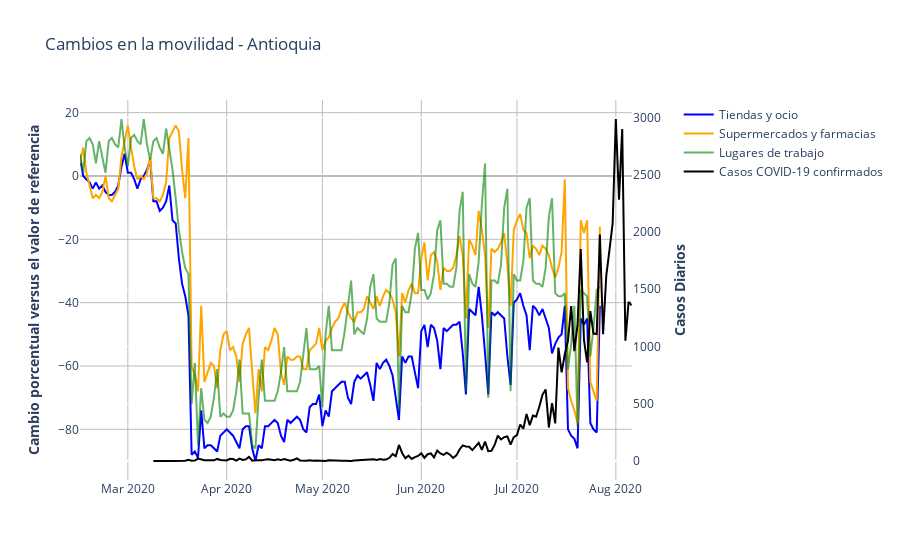

The notebook cell this image was saved under:
### Markdown cell above
## Casos confirmados y Movilidad de Google

Antioquia

### Code cell
df_g_colA=df_g_col[ df_g_col["sub_region_1"] == "Antioquia" ]

fig = make_subplots(specs=[[{"secondary_y": True}]],)

fig.add_trace(go.Scatter(
                x=df_g_colA.date,
                y=df_g_colA['retail_and_recreation_percent_change_from_baseline'],
                name="Tiendas y ocio",
                line_color='Blue',
                opacity=1), secondary_y=False,)

fig.add_trace(go.Scatter(
                x=df_g_colA.date,
                y=df_g_colA['grocery_and_pharmacy_percent_change_from_baseline'],
                name="Supermercados y farmacias",
                line_color='Orange',
                opacity=1), secondary_y=False,)

fig.add_trace(go.Scatter(
                x=df_g_colA.date,
                y=df_g_colA['workplaces_percent_change_from_baseline'],
                name="Lugares de trabajo",
                line_color='green',
                opacity=0.6), secondary_y=False,)

fig.add_trace(go.Scatter(
                x=df_covid_Antioquia.date,
                y=df_covid_Antioquia['casos'],
                name="Casos COVID-19 confirmados",
                line_color='black',
                opacity=1), secondary_y=True,)

# Titulo
fig.update_layout(
    title_text="Cambios en la movilidad - Antioquia", 
    paper_bgcolor='rgba(0,0,0,0)',
    plot_bgcolor='rgba(0,0,0,0)',
   
)
# Set x-axis title

#title_text="<b>Periodo mensual ( Enero 2014 - Enero 2020)</b>"

fig.update_xaxes(gridcolor='#bdbdbd')

# Set y-axes titles
fig.update_yaxes(title_text="<b>Cambio porcentual versus el valor de referencia</b>", secondary_y=False,gridcolor='#bdbdbd',zerolinecolor='#bdbdbd')

fig.update_yaxes(title_text="<b>Casos Diarios</b>", secondary_y=True)

fig.show()

### Figure 1 — Plotly figure (JSON) as saved in the notebook; plotly's stock layout.template omitted (floating-point values rounded to 4 significant figures; data arrays with more than 128 entries replaced by an {"elided": "..."} marker saying what was removed)
{"data": [{"line": {"color": "Blue"}, "name": "Tiendas y ocio", "opacity": 1, "type": "scatter", "x": {"elided": "164 str values"}, "xaxis": "x", "y": {"elided": "164 int values"}, "yaxis": "y"}, {"line": {"color": "Orange"}, "name": "Supermercados y farmacias", "opacity": 1, "type": "scatter", "x": {"elided": "164 str values"}, "xaxis": "x", "y": {"elided": "164 int values"}, "yaxis": "y"}, {"line": {"color": "green"}, "name": "Lugares de trabajo", "opacity": 0.6, "type": "scatter", "x": {"elided": "164 str values"}, "xaxis": "x", "y": {"elided": "164 int values"}, "yaxis": "y"}, {"line": {"color": "black"}, "name": "Casos COVID-19 confirmados", "opacity": 1, "type": "scatter", "x": {"elided": "142 str values"}, "xaxis": "x", "y": {"elided": "142 int values"}, "yaxis": "y2"}], "layout": {"paper_bgcolor": "rgba(0,0,0,0)", "plot_bgcolor": "rgba(0,0,0,0)", "title": {"text": "Cambios en la movilidad - Antioquia"}, "xaxis": {"anchor": "y", "domain": [0, 0.94], "gridcolor": "#bdbdbd"}, "yaxis": {"anchor": "x", "domain": [0, 1], "gridcolor": "#bdbdbd", "title": {"text": "<b>Cambio porcentual versus el valor de referencia</b>"}, "zerolinecolor": "#bdbdbd"}, "yaxis2": {"anchor": "x", "overlaying": "y", "side": "right", "title": {"text": "<b>Casos Diarios</b>"}}}}
